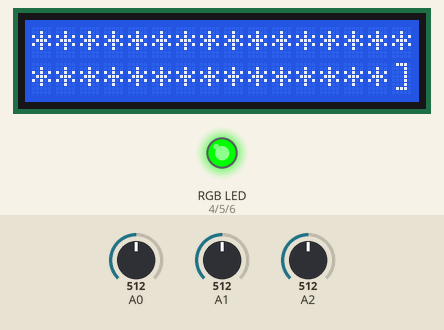
Recording of a sketch running on a simulated Arduino Uno, built with avr-gcc and run on an emulated ATmega328P. On the bench: 16×2 character LCD, an RGB LED mixed from three pins (HIGH = lit). Inputs (shaded band) come from the test bench; at power-on: A0 = 512, A1 = 512, A2 = 512.

Above: at 1.2 s.
1.3 s: A0 set to 306
At 3.8 s:
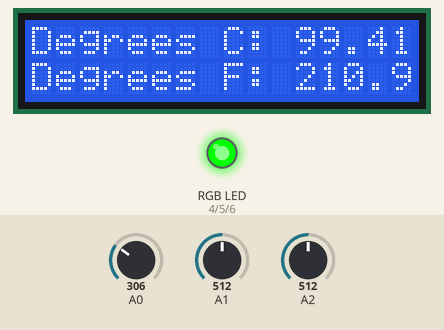
4.6 s: A0 set to 122
At 5.9 s:
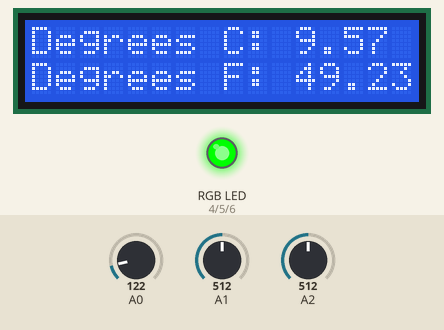
6.6 s: A1 set to 716
At 9.0 s:
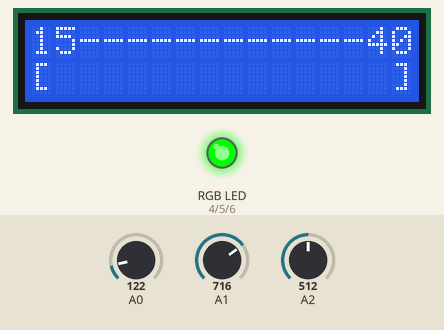
10.7 s: A1 set to 900
14.8 s: A1 set to 1023
18.9 s: A0 set to 0
At 20.1 s:
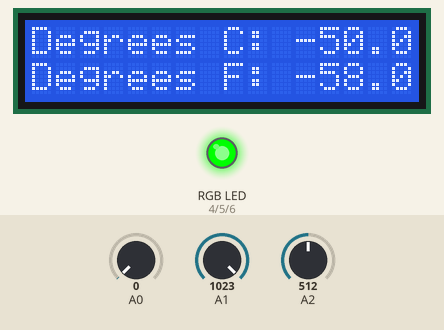
Timing chart, 0 to 21.7 s (numbered marks = the images above; inputs shaded):
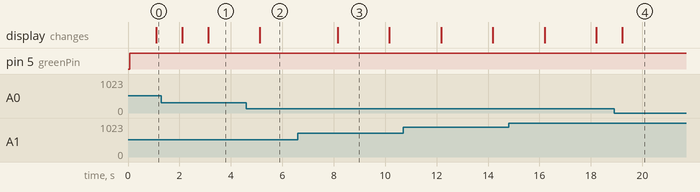

Measured:
- after the input at 1.3 s, the display: first changes after 0.81 s (image 1 shows a later state)
- after the input at 4.6 s, the display: changes after 0.53 s (image 2)
- after the input at 6.6 s, the display: changes after 1.6 s (image 3)
- after the input at 18.9 s, the display: changes after 0.33 s (image 4)
- what the display in image 3 shows lasts 2.0 s, from 8.2 s to 10.2 s

The sketch:

SIK_Circuit_4B_TemperatureSensor_Challenge.ino
```cpp
/*
  SparkFun Inventor’s Kit
  Circuit 4B - Temperature Sensor

  The LCD will display readings from a temperature sensor in degrees Celsius and Fahrenheit.

  This sketch was written by SparkFun Electronics, with lots of help from the Arduino community.
  This code is completely free for any use.

  View circuit diagram and instructions at: https://learn.sparkfun.com/tutorials/sparkfun-inventors-kit-experiment-guide---v41
  Download drawings and code at: https://github.com/sparkfun/SIK-Guide-Code
*/

#include <LiquidCrystal.h>                //the liquid crystal library contains commands for printing to the display
LiquidCrystal lcd(13, 12, 11, 10, 9, 8);  // tell the RedBoard what pins are connected to the display

float voltage = 0;   //the voltage measured from the TMP36
float degreesC = 0;  //the temperature in Celsius, calculated from the voltage
float degreesF = 0;  //the temperature in Fahrenheit, calculated from the voltage

int redPin = 4;
int greenPin = 5;
int bluePin = 6;

int lowTempC = 15;
int highTempC = 40;

int lowPot = 4;
int highPot = 290;

double showPotBarMode = 0;
double nextDrawTime = 0;

void setup() {

  lcd.begin(16, 2);  //tell the lcd library that we are using a display that is 16 characters wide and 2 characters high
  lcd.clear();       //clear the display

  //set the LED pins to output
  pinMode(redPin, OUTPUT);
  pinMode(greenPin, OUTPUT);
  pinMode(bluePin, OUTPUT);

  // set up the photoresistor
  Serial.begin(9600);
}

// easy little helper to write to the led
void analogWriteRGB(int red, int green, int blue) {
  analogWrite(redPin, red);
  analogWrite(greenPin, green);
  analogWrite(bluePin, blue);
}

//
void calcRgb(int percent) {
  switch (percent / 5) {
    case 0: analogWriteRGB(255, 0, 0); break;  // Red
    case 1: analogWriteRGB(255, 25, 0); break;
    case 2: analogWriteRGB(255, 51, 0); break;
    case 3: analogWriteRGB(255, 102, 0); break;
    case 4: analogWriteRGB(255, 153, 0); break;
    case 5: analogWriteRGB(255, 204, 0); break;  // Yellow
    case 6: analogWriteRGB(204, 255, 0); break;
    case 7: analogWriteRGB(153, 255, 0); break;
    case 8: analogWriteRGB(102, 255, 0); break;
    case 9: analogWriteRGB(51, 255, 0); break;
    case 10: analogWriteRGB(0, 255, 0); break;
    case 11: analogWriteRGB(51, 255, 0); break;
    case 12: analogWriteRGB(102, 255, 0); break;
    case 13: analogWriteRGB(153, 255, 0); break;
    case 14: analogWriteRGB(204, 255, 0); break;
    case 15: analogWriteRGB(255, 204, 0); break;  // Yellow
    case 16: analogWriteRGB(255, 153, 0); break;
    case 17: analogWriteRGB(255, 102, 0); break;
    case 18: analogWriteRGB(255, 51, 0); break;
    case 19: analogWriteRGB(255, 25, 0); break;
    case 20: analogWriteRGB(255, 0, 0); break;
    default: analogWriteRGB(0, 255, 0); break;  // Red  // Green
  }
}

void drawTempOnRgb() {
  double percent = double(degreesC - lowTempC) / double(highTempC - lowTempC);
  //lcd.print(percent);
  calcRgb(percent * 100);
}

int lastPot = 0;
void readPot() {
  int potRead = analogRead(A2);

  // if the last pot is more than 2 degrees of, set PotBar mode
  if (abs(potRead - lastPot) > 3) {
    showPotBarMode = millis() + 3000;  // show pot bar for 3 seconds
  }

  // record last reading
  lastPot = potRead;
}


int lastLight = 0;
void readLight() {
  int lightRead = analogRead(A1);

  // if the last pot is more than 2 degrees of, set PotBar mode
  if (abs(lightRead - lastLight) > 3) {
    showPotBarMode = millis() + 3000;  // show pot bar for 3 seconds
  }

  // record last reading
  lastLight = lightRead;
}

void drawTempOnLCD() {
  lcd.clear();  //clear the LCD

  lcd.setCursor(0, 0);       //set the cursor to the top left position
  lcd.print("Degrees C: ");  //print a label for the data
  lcd.print(degreesC);       //print the degrees Celsius

  lcd.setCursor(0, 1);       //set the cursor to the lower left position
  lcd.print("Degrees F: ");  //Print a label for the data
  lcd.print(degreesF);       //print the degrees Fahrenheit
}

void drawPotBars() {
  lcd.clear();  //clear the LCD

  //calc how many asterix to draw
  double percent = double(degreesC - lowTempC) / double(highTempC - lowTempC);
  int numberOf = percent * 14;  // there are 14 positions to draw

  lcd.setCursor(0, 0);  //set the cursor to the top left position
  lcd.print(lowTempC);
  for (int i = 0; i < 12; i++)
    lcd.print("-");
  lcd.print(highTempC);

  lcd.setCursor(0, 1);  //set the cursor to the lower left position
  lcd.print("[");
  // draw 14 stars or blanks
  for (int i = 0; i < numberOf; i++)
    lcd.print("*");

  // wow, why didn't I think of this earlier..
  lcd.setCursor(15, 1);
  lcd.print("]");
}

void loop() {
  // read temp
  voltage = analogRead(A0) * 0.004882813;    //convert the analog reading, which varies from 0 to 1023, back to a voltage value from 0-5 volts
  degreesC = (voltage - 0.5) * 100.0;        //convert the voltage to a temperature in degrees Celsius
  degreesF = degreesC * (9.0 / 5.0) + 32.0;  //convert the voltage to a temperature in degrees Fahrenheit

  // always draw rgb
  drawTempOnRgb();

  if (showPotBarMode > millis())
    drawPotBars();
  else
    drawTempOnLCD();


  // read the pot
  readPot();

  // read light
  readLight();

  delay(1000);  //delay for 1 second between each reading (this makes the display less noisy)
}
```
